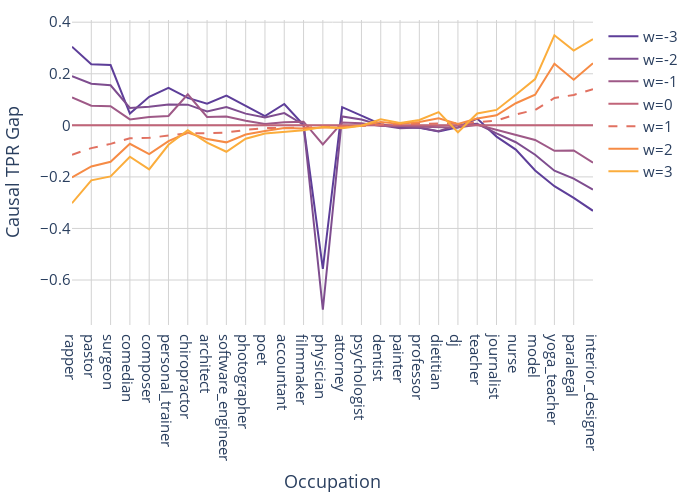

Notebook code for this chart:
### Code cell
all_cp_result = get_reweighted_causal_TPR_gap(X_test, X_gender_swap_test, gender="both", w_min=-3, w_max=3, interval=1)
all_cp_result = all_cp_result.sort_values("causal_parity w=1")
fig = go.Figure()

occupation_list = all_cp_result["occupation"].tolist()

mid = int(len(colorscale)/2)
for w in range(-3, 4):
    cp = all_cp_result[f"causal_parity w={w}"].tolist()
    if w == 1:
        fig.add_trace(go.Scatter(x=occupation_list, y=cp, mode='lines', name=f'w={w}', line=dict(color=colorscale[mid+w], dash="dash")))
    else:
        fig.add_trace(go.Scatter(x=occupation_list, y=cp, mode='lines', name=f'w={w}', line=dict(color=colorscale[mid+w])))

fig.update_layout(
    autosize=False,
    width=695,
    height=500,
    plot_bgcolor='white',
    font=dict(size=15),
    xaxis_title="Occupation",
    yaxis_title="Causal TPR Gap",
    margin=dict(l=15, r=15, t=20, b=20),
)
fig.update_xaxes(
    mirror=True,
    showgrid=True,
    zeroline = True,
    zerolinecolor='lightgrey',
    gridcolor='lightgrey'
)
fig.update_yaxes(
    mirror=True,
    showgrid=True,
    zeroline = True,
    zerolinecolor='lightgrey',
    gridcolor='lightgrey',
)

fig.show()

### Figure 1 — Plotly figure (JSON) as saved in the notebook; plotly's stock layout.template omitted (floating-point values rounded to 4 significant figures)
{"data": [{"line": {"color": "rgb(93, 62, 153)"}, "mode": "lines", "name": "w=-3", "type": "scatter", "x": ["rapper", "pastor", "surgeon", "comedian", "composer", "personal_trainer", "chiropractor", "architect", "software_engineer", "photographer", "poet", "accountant", "filmmaker", "physician", "attorney", "psychologist", "dentist", "painter", "professor", "dietitian", "dj", "teacher", "journalist", "nurse", "model", "yoga_teacher", "paralegal", "interior_designer"], "y": [0.3048, 0.237, 0.2339, 0.04578, 0.1107, 0.1453, 0.1063, 0.08426, 0.1153, 0.07466, 0.03596, 0.0828, 0.001142, -0.557, 0.07044, 0.03784, 0.004422, -0.007756, -0.009144, -0.02414, -0.008086, 0.02618, -0.04371, -0.09407, -0.1749, -0.2361, -0.2812, -0.3315]}, {"line": {"color": "rgb(126, 77, 143)"}, "mode": "lines", "name": "w=-2", "type": "scatter", "x": ["rapper", "pastor", "surgeon", "comedian", "composer", "personal_trainer", "chiropractor", "architect", "software_engineer", "photographer", "poet", "accountant", "filmmaker", "physician", "attorney", "psychologist", "dentist", "painter", "professor", "dietitian", "dj", "teacher", "journalist", "nurse", "model", "yoga_teacher", "paralegal", "interior_designer"], "y": [0.1909, 0.1611, 0.1555, 0.06724, 0.07214, 0.08101, 0.08012, 0.0538, 0.07068, 0.04539, 0.03082, 0.04742, 0.002283, -0.7153, 0.03461, 0.02231, 0.0005528, -0.01086, -0.008094, -0.02314, 0.002695, 0.005927, -0.03108, -0.0656, -0.1141, -0.1759, -0.2063, -0.2493]}, {"line": {"color": "rgb(158, 89, 135)"}, "mode": "lines", "name": "w=-1", "type": "scatter", "x": ["rapper", "pastor", "surgeon", "comedian", "composer", "personal_trainer", "chiropractor", "architect", "software_engineer", "photographer", "poet", "accountant", "filmmaker", "physician", "attorney", "psychologist", "dentist", "painter", "professor", "dietitian", "dj", "teacher", "journalist", "nurse", "model", "yoga_teacher", "paralegal", "interior_designer"], "y": [0.1083, 0.07583, 0.07414, 0.02289, 0.03214, 0.03631, 0.1202, 0.03244, 0.03418, 0.01809, 0.005137, 0.01203, 0.01427, -0.07427, 0.0108, 0.00853, -0.002211, -0.002068, -0.005148, -0.007042, -0.008086, 0.001976, -0.01805, -0.03712, -0.05653, -0.0988, -0.09751, -0.1452]}, {"line": {"color": "rgb(193, 100, 121)"}, "mode": "lines", "name": "w=0", "type": "scatter", "x": ["rapper", "pastor", "surgeon", "comedian", "composer", "personal_trainer", "chiropractor", "architect", "software_engineer", "photographer", "poet", "accountant", "filmmaker", "physician", "attorney", "psychologist", "dentist", "painter", "professor", "dietitian", "dj", "teacher", "journalist", "nurse", "model", "yoga_teacher", "paralegal", "interior_designer"], "y": [0, 0, 0, 0, 0, 0, 0, 0, 0, 0, 0, 0, 0, 0, 0, 0, 0, 0, 0, 0, 0, 0, 0, 0, 0, 0, 0, 0]}, {"line": {"color": "rgb(225, 113, 97)", "dash": "dash"}, "mode": "lines", "name": "w=1", "type": "scatter", "x": ["rapper", "pastor", "surgeon", "comedian", "composer", "personal_trainer", "chiropractor", "architect", "software_engineer", "photographer", "poet", "accountant", "filmmaker", "physician", "attorney", "psychologist", "dentist", "painter", "professor", "dietitian", "dj", "teacher", "journalist", "nurse", "model", "yoga_teacher", "paralegal", "interior_designer"], "y": [-0.114, -0.08847, -0.07203, -0.05007, -0.04857, -0.03911, -0.03082, -0.03046, -0.02781, -0.01776, -0.01027, -0.009908, -0.009132, -0.004875, -0.00405, -0.002625, 0.003593, 0.004137, 0.005351, 0.008048, 0.008086, 0.01136, 0.01865, 0.0424, 0.05973, 0.106, 0.1179, 0.1397]}, {"line": {"color": "rgb(246, 139, 69)"}, "mode": "lines", "name": "w=2", "type": "scatter", "x": ["rapper", "pastor", "surgeon", "comedian", "composer", "personal_trainer", "chiropractor", "architect", "software_engineer", "photographer", "poet", "accountant", "filmmaker", "physician", "attorney", "psychologist", "dentist", "painter", "professor", "dietitian", "dj", "teacher", "journalist", "nurse", "model", "yoga_teacher", "paralegal", "interior_designer"], "y": [-0.2023, -0.1596, -0.1414, -0.07153, -0.1114, -0.06145, -0.02773, -0.0534, -0.06605, -0.03585, -0.02226, -0.01062, -0.01256, -0.008402, -0.008222, -0.0006562, 0.01327, 0.005688, 0.01253, 0.02716, 0.005391, 0.02618, 0.0387, 0.08564, 0.1189, 0.2386, 0.1769, 0.2411]}, {"line": {"color": "rgb(251, 173, 60)"}, "mode": "lines", "name": "w=3", "type": "scatter", "x": ["rapper", "pastor", "surgeon", "comedian", "composer", "personal_trainer", "chiropractor", "architect", "software_engineer", "photographer", "poet", "accountant", "filmmaker", "physician", "attorney", "psychologist", "dentist", "painter", "professor", "dietitian", "dj", "teacher", "journalist", "nurse", "model", "yoga_teacher", "paralegal", "interior_designer"], "y": [-0.302, -0.2133, -0.198, -0.1216, -0.1707, -0.07542, -0.01849, -0.06725, -0.1025, -0.05197, -0.03139, -0.02548, -0.01941, -0.006846, -0.01092, -0.001531, 0.02349, 0.009307, 0.02086, 0.05131, -0.02695, 0.04594, 0.05976, 0.1185, 0.1792, 0.3494, 0.2902, 0.3342]}], "layout": {"autosize": false, "font": {"size": 15}, "height": 500, "margin": {"b": 20, "l": 15, "r": 15, "t": 20}, "plot_bgcolor": "white", "width": 695, "xaxis": {"gridcolor": "lightgrey", "mirror": true, "showgrid": true, "title": {"text": "Occupation"}, "zeroline": true, "zerolinecolor": "lightgrey"}, "yaxis": {"gridcolor": "lightgrey", "mirror": true, "showgrid": true, "title": {"text": "Causal TPR Gap"}, "zeroline": true, "zerolinecolor": "lightgrey"}}}
